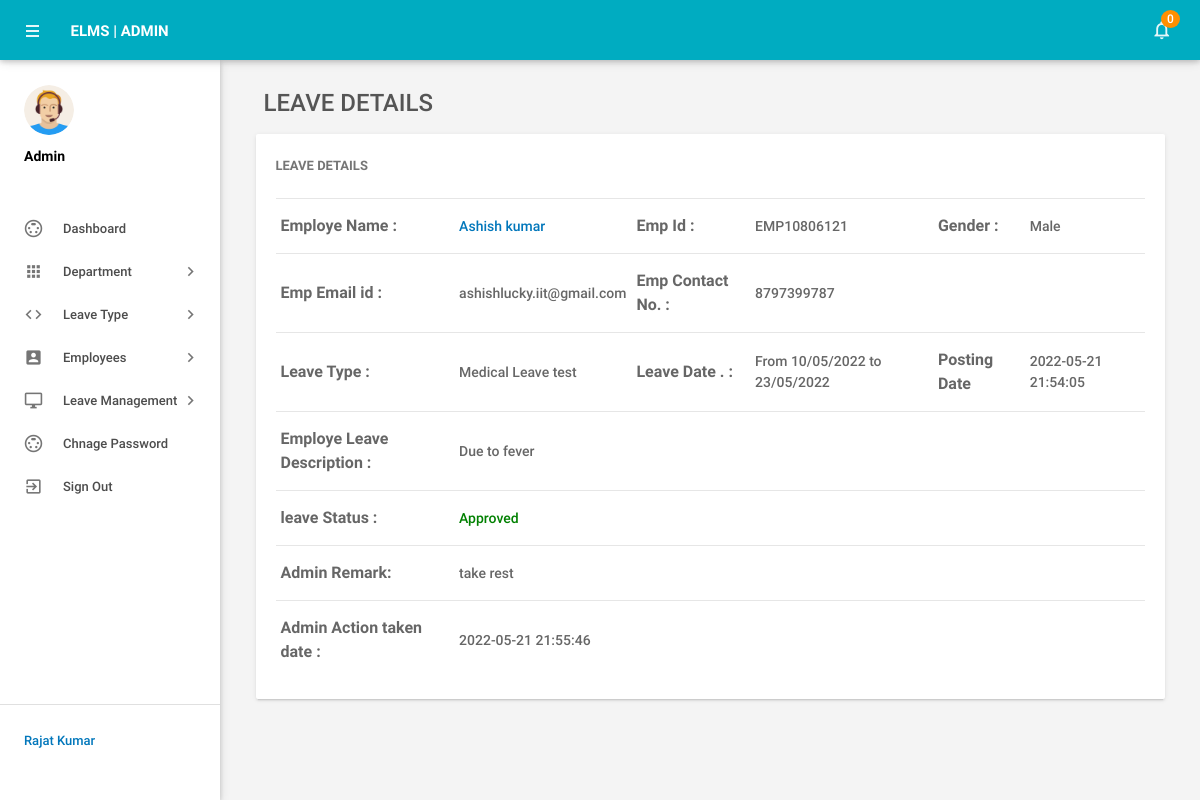
The app's page /admin/leave-details.php?leaveid=11 (signed in) with its own data.
### tables this page shows
CREATE TABLE `tblleaves` (
  `id` int(11) NOT NULL auto_increment,
  `LeaveType` varchar(110) default NULL,
  `ToDate` varchar(120) default NULL,
  `FromDate` varchar(120) default NULL,
  `Description` mediumtext,
  `PostingDate` timestamp NULL default CURRENT_TIMESTAMP,
  `AdminRemark` mediumtext,
  `AdminRemarkDate` varchar(120) default NULL,
  `Status` int(1) default NULL,
  `IsRead` int(1) default NULL,
  `empid` int(11) default NULL,
  PRIMARY KEY  (`id`),
  KEY `UserEmail` (`empid`)
);

CREATE TABLE `tblemployees` (
  `id` int(11) NOT NULL auto_increment,
  `EmpId` varchar(100) NOT NULL,
  `FirstName` varchar(150) default NULL,
  `LastName` varchar(150) default NULL,
  `EmailId` varchar(200) default NULL,
  `Password` varchar(180) default NULL,
  `Gender` varchar(100) default NULL,
  `Dob` varchar(100) default NULL,
  `Department` varchar(255) default NULL,
  `Address` varchar(255) default NULL,
  `City` varchar(200) default NULL,
  `Country` varchar(150) default NULL,
  `Phonenumber` char(11) default NULL,
  `Status` int(1) default NULL,
  `RegDate` timestamp NULL default CURRENT_TIMESTAMP,
  PRIMARY KEY  (`id`)
);

### admin/leave-details.php (the view, shortened to what this page needs)
<?php
include('includes/config.php');
if(strlen($_SESSION['alogin'])==0)
    {
header('location:index.php');
}
else{
 ?>
<!DOCTYPE html>
<html lang="en">
    <head>
        <link type="text/css" rel="stylesheet" href="../assets/plugins/materialize/css/materialize.min.css"/>
        <link href="../assets/plugins/material-preloader/css/materialPreloader.min.css" rel="stylesheet">
        <link href="../assets/plugins/datatables/css/jquery.dataTables.min.css" rel="stylesheet">
                <link href="../assets/plugins/google-code-prettify/prettify.css" rel="stylesheet" type="text/css"/>
        <link href="../assets/css/alpha.min.css" rel="stylesheet" type="text/css"/>
        <link href="../assets/css/custom.css" rel="stylesheet" type="text/css"/>
    </head>
    <body>
       <?php include('includes/header.php');?>
       <?php include('includes/sidebar.php');?>
            <main class="mn-inner">
                <div class="row">
                    <div class="col s12">
                        <div class="page-title" style="font-size:24px;">Leave Details</div>
                    </div>
                    <div class="col s12 m12 l12">
                        <div class="card">
                            <div class="card-content">
                                <span class="card-title">Leave Details</span>
                                <table id="example" class="display responsive-table ">
                                    <tbody>
<?php
$lid=intval($_GET['leaveid']);
$sql = "SELECT tblleaves.id as lid,tblemployees.FirstName,tblemployees.LastName,tblemployees.EmpId,tblemployees.id,tblemployees.Gender,tblemployees.Phonenumber,tblemployees.EmailId,tblleaves.LeaveType,tblleaves.ToDate,tblleaves.FromDate,tblleaves.Description,tblleaves.PostingDate,tblleaves.Status,tblleaves.AdminRemark,tblleaves.AdminRemarkDate from tblleaves join tblemployees on tblleaves.empid=tblemployees.id where tblleaves.id=:lid";
$query = $dbh -> prepare($sql);
$query->bindParam(':lid',$lid,PDO::PARAM_STR);
$query->execute();
$results=$query->fetchAll(PDO::FETCH_OBJ);
$cnt=1;
if($query->rowCount() > 0)
{
foreach($results as $result)
{
      ?>
                                        <tr>
                                            <td style="font-size:16px;"> <b>Employe Name :</b></td>
                                              <td><a href="editemployee.php?empid=<?php echo htmlentities($result->id);?>" target="_blank">
                                                <?php echo htmlentities($result->FirstName." ".$result->LastName);?></a></td>
                                              <td style="font-size:16px;"><b>Emp Id :</b></td>
                                              <td><?php echo htmlentities($result->EmpId);?></td>
                                              <td style="font-size:16px;"><b>Gender :</b></td>
                                              <td><?php echo htmlentities($result->Gender);?></td>
                                          </tr>
                                          <tr>
                                             <td style="font-size:16px;"><b>Emp Email id :</b></td>
                                            <td><?php echo htmlentities($result->EmailId);?></td>
                                             <td style="font-size:16px;"><b>Emp Contact No. :</b></td>
                                            <td><?php echo htmlentities($result->Phonenumber);?></td>
                                            <td>&nbsp;</td>
                                             <td>&nbsp;</td>
                                        </tr>
  <tr>
                                             <td style="font-size:16px;"><b>Leave Type :</b></td>
                                            <td><?php echo htmlentities($result->LeaveType);?></td>
                                             <td style="font-size:16px;"><b>Leave Date . :</b></td>
                                            <td>From <?php echo htmlentities($result->FromDate);?> to <?php echo htmlentities($result->ToDate);?></td>
                                            <td style="font-size:16px;"><b>Posting Date</b></td>
                                           <td><?php echo htmlentities($result->PostingDate);?></td>
                                        </tr>
<tr>
                                             <td style="font-size:16px;"><b>Employe Leave Description : </b></td>
                                            <td colspan="5"><?php echo htmlentities($result->Description);?></td>
                                        </tr>
<tr>
<td style="font-size:16px;"><b>leave Status :</b></td>
<td colspan="5"><?php $stats=$result->Status;
if($stats==1){
?>
<span style="color: green">Approved</span>
 <?php } if($stats==2)  { ?>
<span style="color: red">Not Approved</span>
<?php } if($stats==0)  { ?>
 <span style="color: blue">waiting for approval</span>
 <?php } ?>
</td>
</tr>
<tr>
<td style="font-size:16px;"><b>Admin Remark: </b></td>
<td colspan="5"><?php
if($result->AdminRemark==""){
  echo "waiting for Approval";
}
else{
echo htmlentities($result->AdminRemark);
}
?></td>
 </tr>
 <tr>
<td style="font-size:16px;"><b>Admin Action taken date : </b></td>
<td colspan="5"><?php
if($result->AdminRemarkDate==""){
  echo "NA";
}
else{
echo htmlentities($result->AdminRemarkDate);
}
?></td>
 </tr>
                                         <?php $cnt++;} }?>
                                    </tbody>
                                </table>
                            </div>
                        </div>
                    </div>
                </div>
            </main>
        </div>
        <div class="left-sidebar-hover"></div>
    </body>
</html>
<?php } ?>

### records on screen
tblleaves: tblemployees.FirstName+LastName "Ashish kumar", tblemployees.EmpId "EMP10806121", tblemployees.Gender "Male", tblemployees.EmailId "ashishlucky.iit@gmail.com", tblemployees.Phonenumber "8797399787", LeaveType "Medical Leave test", FromDate "10/05/2022", ToDate "23/05/2022", PostingDate "2022-05-21 21:54:05", Description "Due to fever", Status "Approved", AdminRemark "take rest", AdminRemarkDate "2022-05-21 21:55:46"

### other values on screen
$unreadcount "0"
